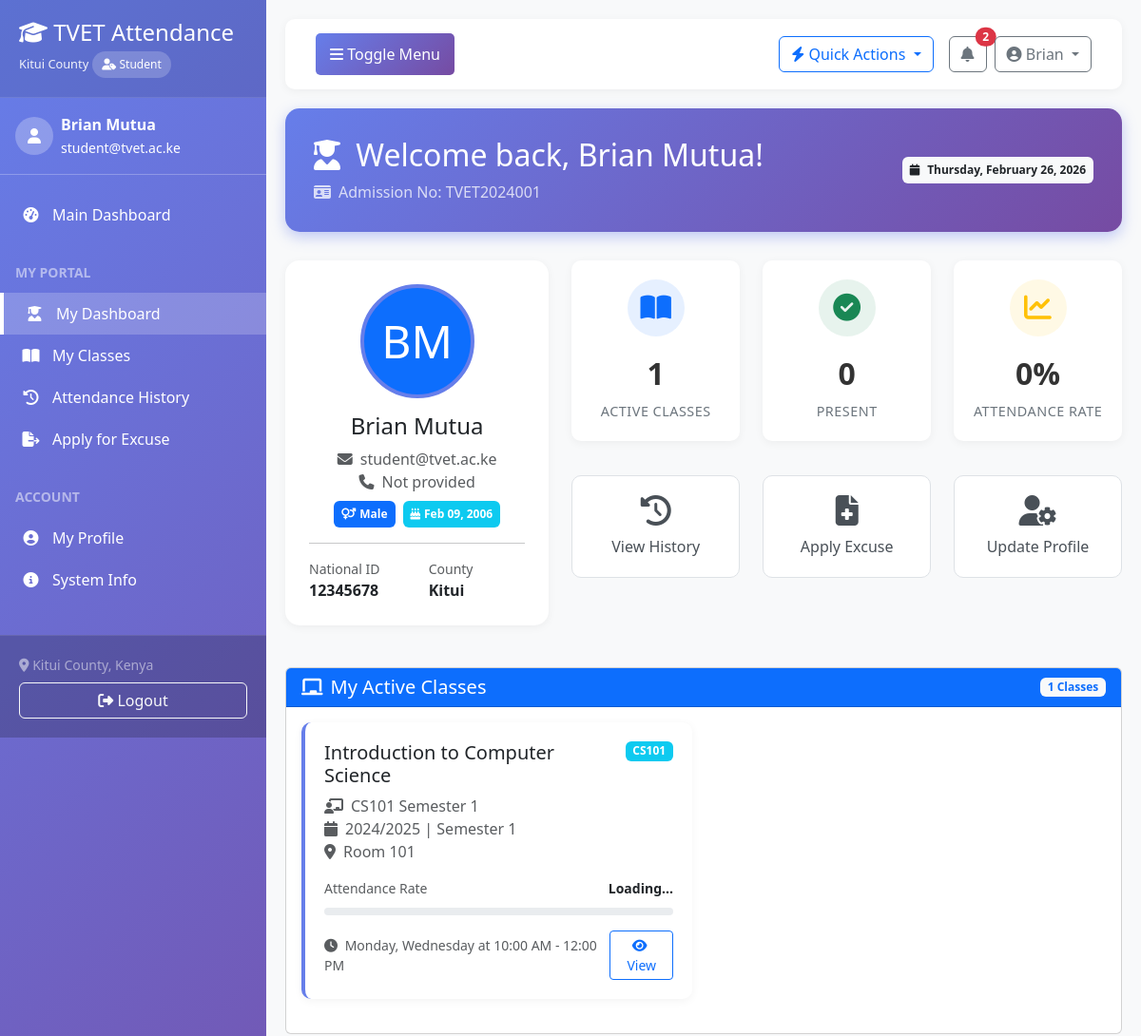
Page /student-dashboard/ (signed in, upper part) on the earlier database version.
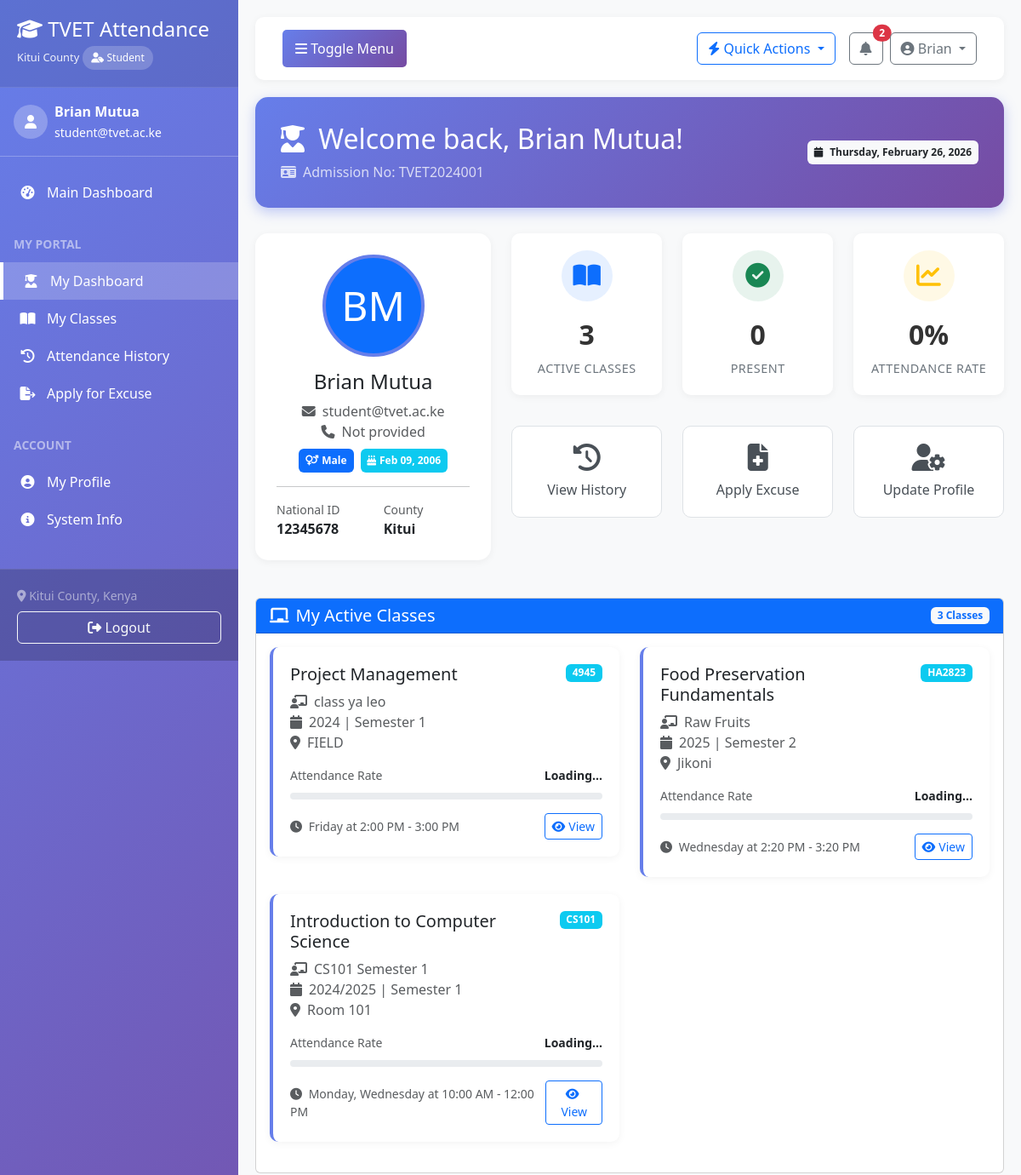
Same page on the later database version.
### students/models.py (models this page shows, shortened)
class Enrollment(models.Model):
    student = models.ForeignKey(Student, on_delete=models.CASCADE, related_name='enrollments')
    course = models.ForeignKey('courses.Course', on_delete=models.CASCADE)
    class_enrolled = models.ForeignKey('courses.Class', on_delete=models.CASCADE, related_name='enrollments')
    enrollment_date = models.DateField(auto_now_add=True)
    enrollment_type = models.CharField(max_length=20, choices=[
        ('regular', 'Regular'),
        ('evening', 'Evening'),
        ('weekend', 'Weekend'),
        ('distance', 'Distance Learning'),
    ], default='regular')
    is_active = models.BooleanField(default=True)
    completion_date = models.DateField(null=True, blank=True)
    remarks = models.TextField(blank=True)
    created_at = models.DateTimeField(auto_now_add=True)
    updated_at = models.DateTimeField(auto_now=True)
    class Meta:
        ordering = ['-enrollment_date']
        unique_together = ['student', 'class_enrolled']

### courses/models.py (models this page shows, shortened)
class Course(models.Model):
    LEVEL_CHOICES = (
        ('certificate', 'Certificate'),
        ('diploma', 'Diploma'),
        ('artisan', 'Artisan'),
        ('craft', 'Craft'),
    )
    code = models.CharField(max_length=20, unique=True)
    name = models.CharField(max_length=200)
    description = models.TextField(blank=True)
    level = models.CharField(max_length=20, choices=LEVEL_CHOICES, default='certificate')
    duration_months = models.IntegerField(default=12)
    department = models.CharField(max_length=100)
    is_active = models.BooleanField(default=True)
    created_at = models.DateTimeField(auto_now_add=True)
    updated_at = models.DateTimeField(auto_now=True)
    class Meta:
        ordering = ['code']

class Class(models.Model):
    course = models.ForeignKey(Course, on_delete=models.CASCADE, related_name='classes')
    class_code = models.CharField(max_length=20, unique=True)
    name = models.CharField(max_length=200)
    instructor = models.ForeignKey(settings.AUTH_USER_MODEL, on_delete=models.SET_NULL,
                                   null=True, limit_choices_to={'user_type': 'instructor'})
    academic_year = models.CharField(max_length=20)
    semester = models.IntegerField(default=1)
    start_date = models.DateField()
    end_date = models.DateField()
    meeting_days = models.CharField(max_length=100, help_text="e.g., Monday, Wednesday, Friday")
    meeting_time = models.CharField(max_length=50, help_text="e.g., 10:00 AM - 12:00 PM")
    venue = models.CharField(max_length=100)
    max_students = models.IntegerField(default=30)
    is_active = models.BooleanField(default=True)
    created_at = models.DateTimeField(auto_now_add=True)
    updated_at = models.DateTimeField(auto_now=True)
    class Meta:
        verbose_name_plural = 'Classes'
        ordering = ['-academic_year', 'semester', 'class_code']

### students/views.py (the view)
# urls.py: path('dashboard/', views.student_dashboard, name='student_dashboard'),
@login_required
def student_dashboard(request):
    try:
        student = Student.objects.get(user=request.user)
    except Student.DoesNotExist:
        student = None
    enrollments = Enrollment.objects.filter(student=student) if student else []
    academic_records = AcademicRecord.objects.filter(student=student) if student else []
    context = {
        'student': student,
        'enrollments': enrollments,
        'academic_records': academic_records,
    }
    return render(request, 'students/student_dashboard.html', context)

### accounts/context_processors.py (called while the page is built, shortened)
def active_session(request):
    context = {
        'active_session': None,
        'active_sessions_count': 0,
        'recent_sessions': []
    }
    if request.user.is_authenticated:
        if request.user.user_type == 'instructor':
            active_sessions = AttendanceSession.objects.filter(
                instructor=request.user,
                status='ongoing'
            ).order_by('-session_date', '-start_time')
            context['active_sessions_count'] = active_sessions.count()
            context['active_session'] = active_sessions.first()
            context['recent_sessions'] = active_sessions[:3]
        elif request.user.user_type == 'student':
            try:
                student = request.user.student
            except:
                pass
    return context

### templates/students/student_dashboard.html (shortened to what the changed rows need)
{% extends 'base.html' %}
{% load static %}
{% block content %}
<div class="welcome-header">
    <div class="d-flex justify-content-between align-items-center">
        <div>
            <h1 class="h2 mb-2">
                <i class="fas fa-user-graduate me-2"></i>
                Welcome back, {{ student.user.get_full_name }}!
            </h1>
        </div>
    </div>
</div>
<div class="row mb-4">
    <div class="col-md-8">
        <div class="row">
            <div class="col-md-4">
                <div class="stat-card">
                    <div class="stat-icon bg-primary bg-opacity-10 text-primary">
                        <i class="fas fa-book-open"></i>
                    </div>
                    <div class="stat-value">{{ enrollments.count }}</div>
                    <div class="stat-label">Active Classes</div>
                </div>
            </div>
        </div>
    </div>
</div>
<div class="row mb-4">
    <div class="col-12">
        <div class="card">
            <div class="card-header bg-primary text-white d-flex justify-content-between align-items-center">
                <h5 class="mb-0">
                    <i class="fas fa-chalkboard me-2"></i>My Active Classes
                </h5>
                <span class="badge bg-light text-primary">{{ enrollments.count }} Classes</span>
            </div>
            <div class="card-body">
                {% if enrollments %}
                    <div class="row">
                        {% for enrollment in enrollments %}
                        <div class="col-md-6">
                            <div class="class-card">
                                <div class="d-flex justify-content-between align-items-start mb-2">
                                    <h5 class="mb-0">{{ enrollment.course.name }}</h5>
                                    <span class="badge bg-info">{{ enrollment.course.code }}</span>
                                </div>
                                <p class="text-muted mb-2">
                                    <i class="fas fa-chalkboard-teacher me-2"></i>{{ enrollment.class_enrolled.name }}<br>
                                    <i class="fas fa-calendar me-2"></i>{{ enrollment.class_enrolled.academic_year }} | Semester {{ enrollment.class_enrolled.semester }}<br>
                                    <i class="fas fa-map-marker-alt me-2"></i>{{ enrollment.class_enrolled.venue|default:"Venue TBD" }}
                                </p>
                                <div class="mt-3">
                                    <div class="d-flex justify-content-between align-items-center mb-1">
                                        <small class="text-muted">Attendance Rate</small>
                                        <small class="fw-bold" id="attendance-{{ enrollment.id }}">Loading...</small>
                                    </div>
                                    <div class="progress">
                                    </div>
                                </div>
                                <div class="mt-3 d-flex justify-content-between align-items-center">
                                    <div>
                                        <small class="text-muted d-block">
                                            <i class="fas fa-clock me-1"></i>
                                            {{ enrollment.class_enrolled.meeting_days|default:"Days TBD" }}
                                            {% if enrollment.class_enrolled.meeting_time %}
                                                at {{ enrollment.class_enrolled.meeting_time }}
                                            {% endif %}
                                        </small>
                                    </div>
                                    <a href="{% url 'attendance:student_history' %}?class={{ enrollment.class_enrolled.id }}"
                                       class="btn btn-sm btn-outline-primary">
                                        <i class="fas fa-eye me-1"></i>View
                                    </a>
                                </div>
                            </div>
                        </div>
                        {% endfor %}
                    </div>
                {% else %}
                    <div class="text-center py-5">
                        <i class="fas fa-book-open fa-4x text-muted mb-3"></i>
                        <h5 class="text-muted">No Active Classes</h5>
                        <p class="text-muted">You are not enrolled in any classes at the moment.</p>
                    </div>
                {% endif %}
            </div>
        </div>
    </div>
</div>
{% endblock %}

Differences in the rows shown:
added Enrollment: course.name "Project Management", course.code "4945", class_enrolled.name "class ya leo", class_enrolled.academic_year "2024", class_enrolled.semester "1", class_enrolled.venue "FIELD", class_enrolled.meeting_days "Friday", class_enrolled.meeting_time "2:00 PM - 3:00 PM"
added Enrollment: course.name "Food Preservation Fundamentals", course.code "HA2823", class_enrolled.name "Raw Fruits", class_enrolled.academic_year "2025", class_enrolled.semester "2", class_enrolled.venue "Jikoni", class_enrolled.meeting_days "Wednesday", class_enrolled.meeting_time "2:20 PM - 3:20 PM"
Other differences:
{{ enrollments.count }}: "1" → "3"
